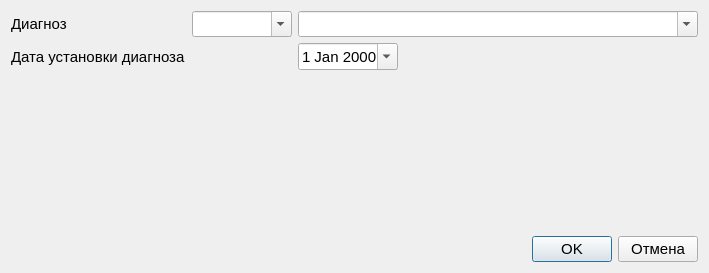
<?xml version="1.0" encoding="UTF-8"?>
<ui version="4.0">
 <class>Dialog_diagnos_patient</class>
 <widget class="QDialog" name="Dialog_diagnos_patient">
  <property name="geometry">
   <rect>
    <x>0</x>
    <y>0</y>
    <width>707</width>
    <height>273</height>
   </rect>
  </property>
  <property name="font">
   <font>
    <pointsize>11</pointsize>
   </font>
  </property>
  <property name="windowTitle">
   <string>Dialog</string>
  </property>
  <layout class="QVBoxLayout" name="verticalLayout">
   <item>
    <layout class="QGridLayout" name="gridLayout">
     <item row="1" column="0">
      <widget class="QLabel" name="label_2">
       <property name="text">
        <string>Дата установки диагноза</string>
       </property>
      </widget>
     </item>
     <item row="1" column="2">
      <widget class="QDateEdit" name="dateEdit_date_fixing_diagnos">
       <property name="minimumSize">
        <size>
         <width>100</width>
         <height>0</height>
        </size>
       </property>
       <property name="maximumSize">
        <size>
         <width>100</width>
         <height>16777215</height>
        </size>
       </property>
       <property name="calendarPopup">
        <bool>true</bool>
       </property>
      </widget>
     </item>
     <item row="0" column="2">
      <widget class="QComboBox" name="comboBox_diagnos">
       <property name="minimumSize">
        <size>
         <width>400</width>
         <height>0</height>
        </size>
       </property>
       <property name="maximumSize">
        <size>
         <width>400</width>
         <height>16777215</height>
        </size>
       </property>
       <property name="editable">
        <bool>true</bool>
       </property>
       <property name="sizeAdjustPolicy">
        <enum>QComboBox::AdjustToContents</enum>
       </property>
      </widget>
     </item>
     <item row="0" column="0">
      <widget class="QLabel" name="label">
       <property name="text">
        <string>Диагноз</string>
       </property>
      </widget>
     </item>
     <item row="0" column="1">
      <widget class="QComboBox" name="comboBox_code_diagnos">
       <property name="minimumSize">
        <size>
         <width>100</width>
         <height>0</height>
        </size>
       </property>
       <property name="maximumSize">
        <size>
         <width>100</width>
         <height>16777215</height>
        </size>
       </property>
       <property name="editable">
        <bool>true</bool>
       </property>
      </widget>
     </item>
    </layout>
   </item>
   <item>
    <spacer name="verticalSpacer">
     <property name="orientation">
      <enum>Qt::Vertical</enum>
     </property>
     <property name="sizeHint" stdset="0">
      <size>
       <width>20</width>
       <height>40</height>
      </size>
     </property>
    </spacer>
   </item>
   <item>
    <layout class="QHBoxLayout" name="horizontalLayout">
     <item>
      <spacer name="horizontalSpacer">
       <property name="orientation">
        <enum>Qt::Horizontal</enum>
       </property>
       <property name="sizeHint" stdset="0">
        <size>
         <width>40</width>
         <height>20</height>
        </size>
       </property>
      </spacer>
     </item>
     <item>
      <widget class="QPushButton" name="pushButton_ok">
       <property name="text">
        <string>OK</string>
       </property>
      </widget>
     </item>
     <item>
      <widget class="QPushButton" name="pushButton_cancel">
       <property name="text">
        <string>Отмена</string>
       </property>
      </widget>
     </item>
    </layout>
   </item>
  </layout>
 </widget>
 <resources/>
 <connections/>
</ui>
